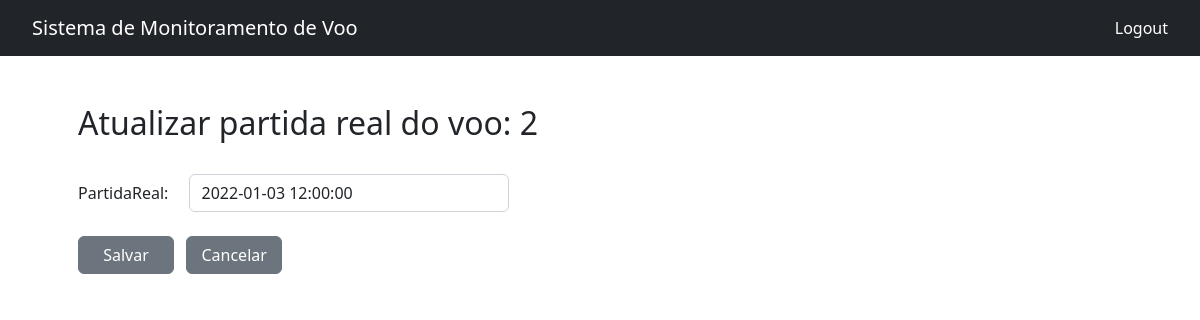
The page /monitoramento/atualizar_partida_voo/2 on the database as committed earlier.
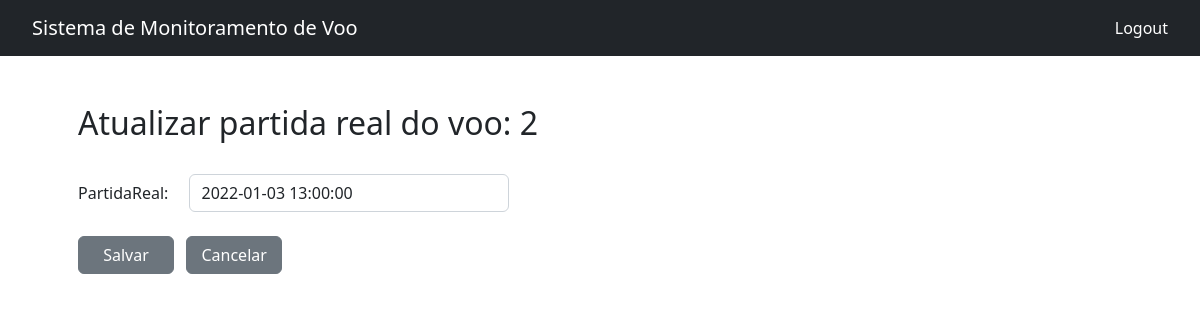
The same page on the database as committed later.
### aeroporto/models.py (models this page shows, shortened)
class Voo(models.Model):
    codigoVoo = models.IntegerField(primary_key=True, null=False, unique=True)
    companhiaAerea = models.CharField(max_length=100, null=False)
    partidaPrevista = models.DateTimeField(null=False)
    partidaReal = models.DateTimeField(null=True)
    chegadaPrevista = models.DateTimeField(null=False)
    chegadaReal = models.DateTimeField(null=True)
    status = models.CharField(max_length=100, null=False, default='Aguardo')
    rota = models.CharField(max_length=100, null=True)
    aeroportoOrigem = models.CharField(max_length=100, null=False)
    aeroportoDestino = models.CharField(max_length=100, null=False)
    condicao = models.CharField(max_length=100, null=False)
    class Meta:
        db_table = 'voos'

### aeroporto/views.py (the view, shortened to what this page needs)
# urls.py: path('monitoramento/atualizar_partida_voo/<int:pk>', views.UpdateVooDepartureView.as_view(), name='atualizar_partida_voo'),
class UpdateVooDepartureView(UpdateView):
    model = Voo
    form_class = VooUpdateDepartureForm
    template_name = 'monitoramento/atualizar_partida_voo.html'

### aeroporto/forms.py
class VooUpdateDepartureForm(forms.ModelForm):
    class Meta:
        model = Voo
        fields = ('partidaReal',)
        widgets = {
            'partidaReal': forms.DateTimeInput(attrs={'class': 'form-control', 'placeholder': 'Ano-Mês-Dia Hora:Minuto:Segundo'}),
        }

### template/monitoramento/atualizar_partida_voo.html (shortened to what this page needs)
{% load static %}
<!DOCTYPE html>
<html>
<head>
    <link rel="stylesheet" href="{% static 'css/bootstrap/bootstrap.min.css' %}">
    <link rel="stylesheet" href="{% static 'css/navbar.css' %}">
    <link rel="stylesheet" href="{% static 'css/status-form.css' %}">
</head>
<body>
    <div class="nav-container">
        <nav class="navbar navbar-expand navbar-dark bg-dark">
            <a class="navbar-brand">Sistema de Monitoramento de Voo</a>
            <div class="collapse navbar-collapse" id="navbarText">
                <span class="navbar-text">
                        <a class="nav-link" href="{% url 'voos'%}">Logout</a>
                </span>
            </div>
        </nav>
    </div>
    <div class="container-xl p-5">
        <h2>
            Atualizar partida real do voo: {{ voo.codigoVoo }}
        </h2>
        <br>
        <table>
            <div class="form-group">
                <form method="POST">
                    {% csrf_token %} {{ form.as_p}}
                    <br>
                    <button class="btn btn-secondary">Salvar</button>
                    <a class="btn btn-secondary" href="{% url 'monitoramento' %}?voo={{ voo.codigoVoo }}">Cancelar</a>
                </form>
            </div>
        </table>
    </div>
</body>
</html>

Rows that differ between the two databases and show on the page:
changed Voo id 2: partidaReal "2022-01-03 12:00:00" → "2022-01-03 13:00:00"
